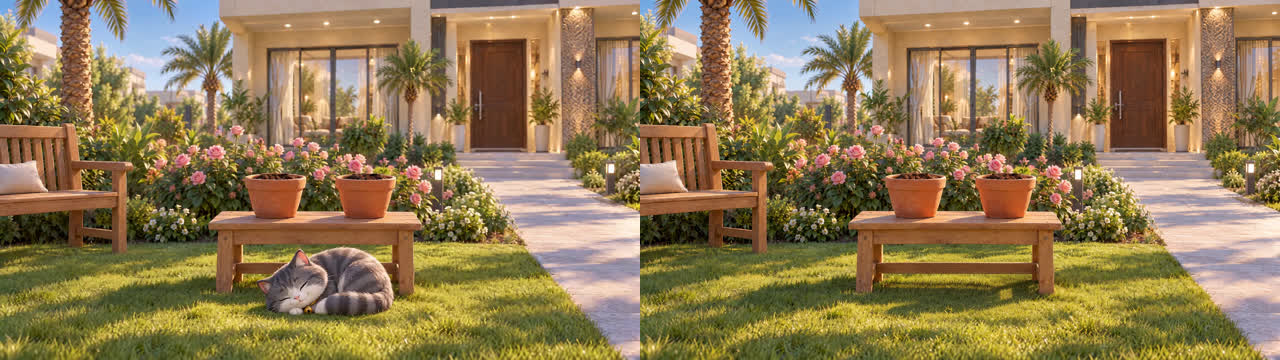
#> input picture .agents/projects/little-wonder/episodes/ep02-refs/13_garden_empty_compare.jpg, 1280 x 360 px
$ python pushcard.py episodes/ep02-refs/13_garden_empty_compare.jpg episodes/ep02-refs/12_master_family_v1.png episodes/ep02-refs/12_master_family_v1.png 1.0 1.0 1.0
#> lines starting #> are read from the running program, lines starting #| are printed output that depends on the picture
#!/usr/bin/env python3
# usage: pushcard.py FRAME.png OUT.mp4 "text" [secs=7] [zoom=1.18] [cx cy]
# Day-card made only from the real frame: slow eased push-in toward (cx,cy), card text fades in/out over a soft
# darkened band, then eased pull-back to the exact frame (so the next shot starts on the identical image).
# No new scenery is invented. Audio: birdsong from v01.mp4.
import sys, subprocess, numpy as np
from PIL import Image, ImageDraw, ImageFont, ImageFilter
fr, out, txt = sys.argv[1], sys.argv[2], sys.argv[3]
T = float(sys.argv[4]) if len(sys.argv) > 4 else 7.0; Z = float(sys.argv[5]) if len(sys.argv) > 5 else 1.18
W, H, fps = 1280, 720, 24
cx = float(sys.argv[6]) if len(sys.argv) > 6 else W*0.35; cy = float(sys.argv[7]) if len(sys.argv) > 7 else H*0.25
F = Image.open(fr).convert('RGB').resize((W, H))
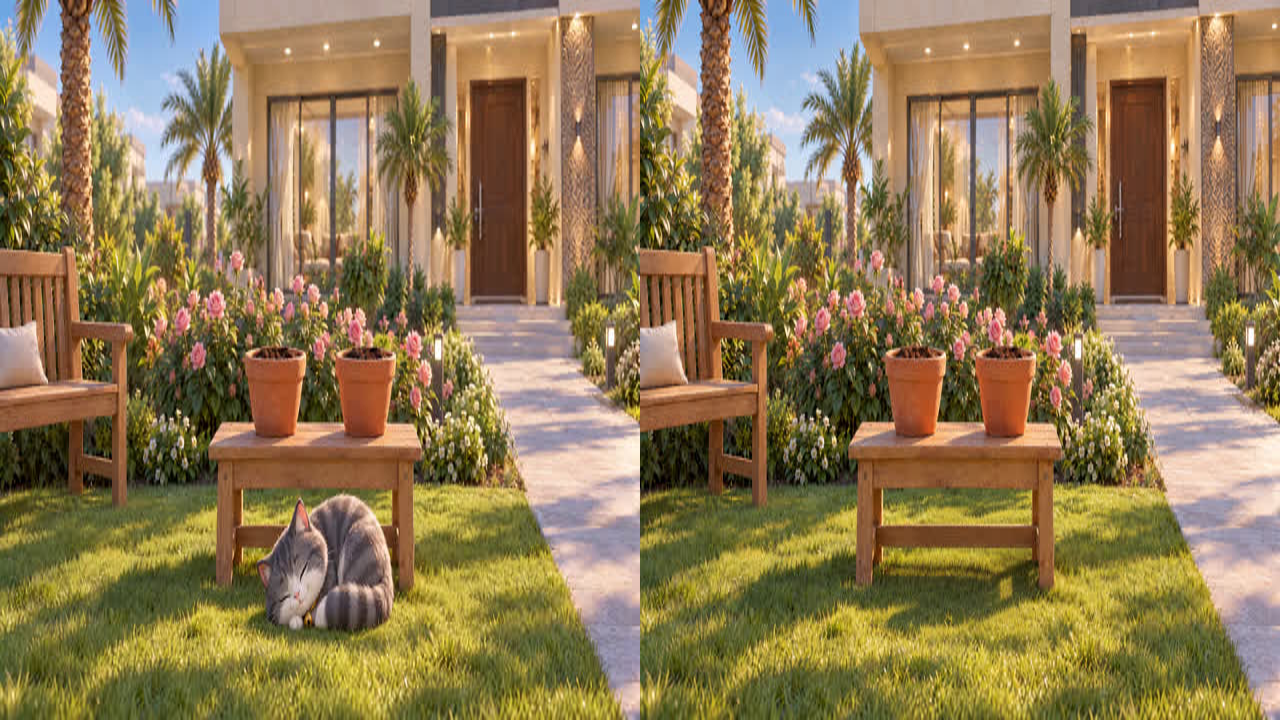
#> F: PIL image 1280x720 RGB; mean R, G, B 144.3, 122.8, 83.5
font = ImageFont.truetype("/usr/share/fonts/truetype/dejavu/DejaVuSans.ttf", 64)
lay = Image.new("RGBA", (W, H), (0, 0, 0, 0)); d = ImageDraw.Draw(lay)
#> after `lay = Image.new('RGBA', (W, H), (0, 0, 0, 0))`: lay: PIL image 1280x720 RGBA; every value is 0
w, h = d.textbbox((0, 0), txt, font=font)[2:]; pos = ((W-w)//2, (H-h)//2-40)
#> after `w, h = d.textbbox((0, 0), txt, font=font)[2:]`: w = 1453; h = 75
#> after `pos = ((W - w) // 2, (H - h) // 2 - 40)`: pos = (-87, 282)
sh = Image.new("RGBA", (W, H), (0, 0, 0, 0)); ImageDraw.Draw(sh).text((pos[0]+3, pos[1]+4), txt, font=font, fill=(30, 40, 70, 160))
#> after `ImageDraw.Draw(sh).text((pos[0] + 3, pos[1] + 4), txt, font=font, fill`:
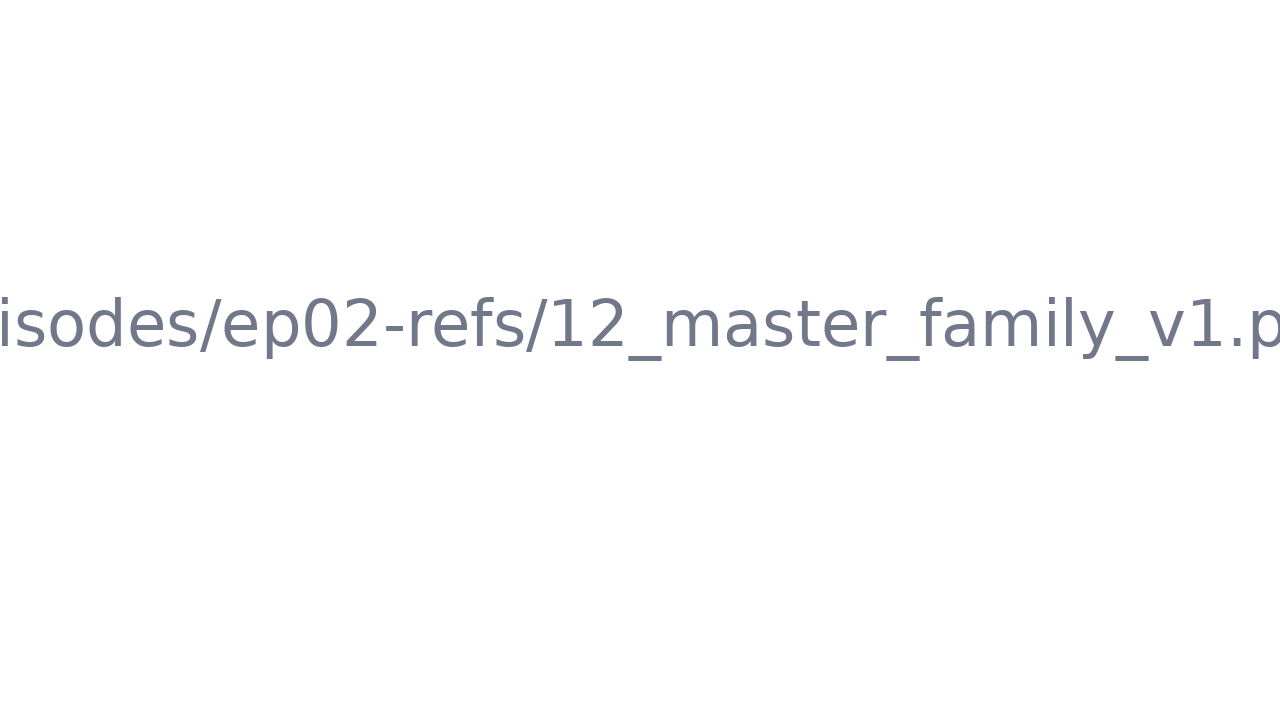
#> sh: PIL image 1280x720 RGBA; mean R, G, B, A 0.6, 0.8, 1.5, 2.8; transparent parts drawn white
sh = sh.filter(ImageFilter.GaussianBlur(4)); d.text(pos, txt, font=font, fill=(255, 255, 255, 255))
#> after `sh = sh.filter(ImageFilter.GaussianBlur(4))`:
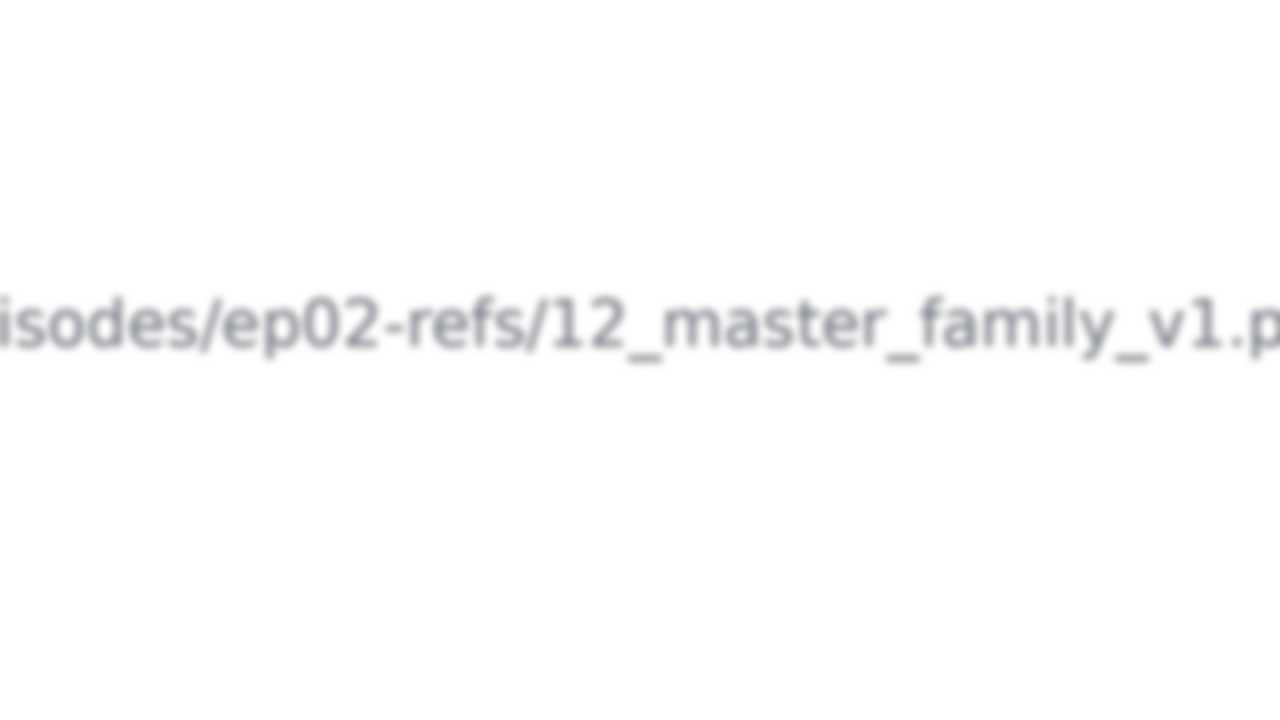
#> sh: PIL image 1280x720 RGBA; mean R, G, B, A 0.6, 0.8, 1.5, 2.8; transparent parts drawn white
textl = Image.alpha_composite(sh, lay)
ease = lambda u: 0.5-0.5*np.cos(np.pi*np.clip(u, 0, 1))
N = int(round(T*fps))
#> (the run stopped early here; a loop or call above may not have finished)

$ run again, on .agents/projects/little-wonder/episodes/ep02-refs/13_garden_empty_nextday.png
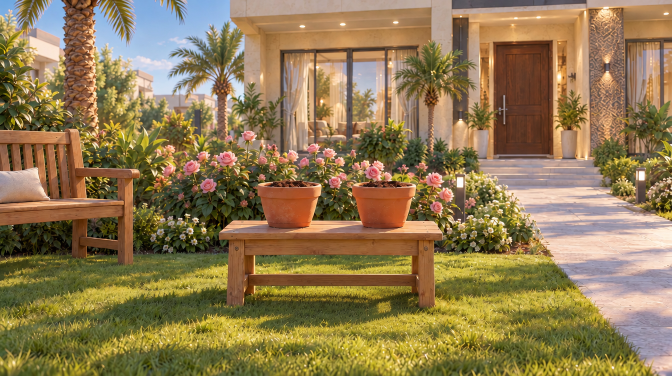
#> input picture .agents/projects/little-wonder/episodes/ep02-refs/13_garden_empty_nextday.png, 1344 x 752 px (shown at 1/2 size)
#> `F = Image.open(fr).convert('RGB').resize((W, H))`:
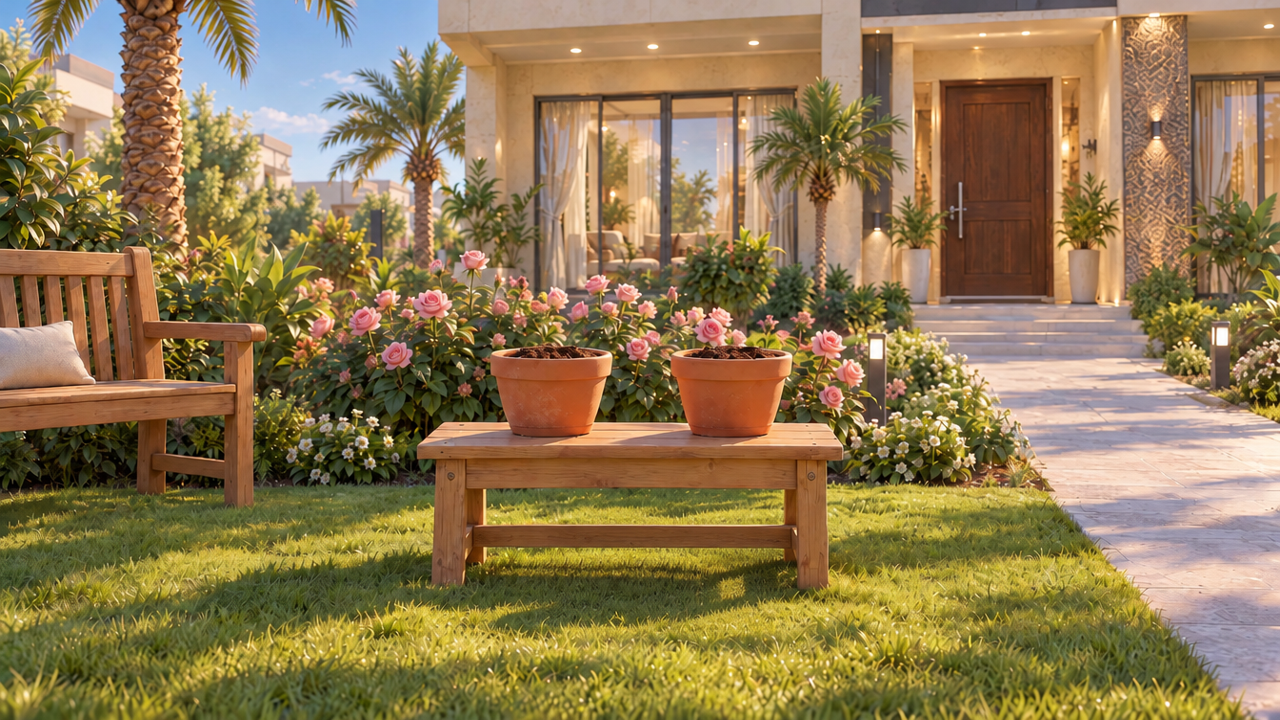
#> F: PIL image 1280x720 RGB; mean R, G, B 144.2, 122.3, 81.2
#> lay: PIL image 1280x720 RGBA; every value is 0
#> w = 1632; h = 75
#> pos = (-176, 282)
#> `sh = sh.filter(ImageFilter.GaussianBlur(4))`:
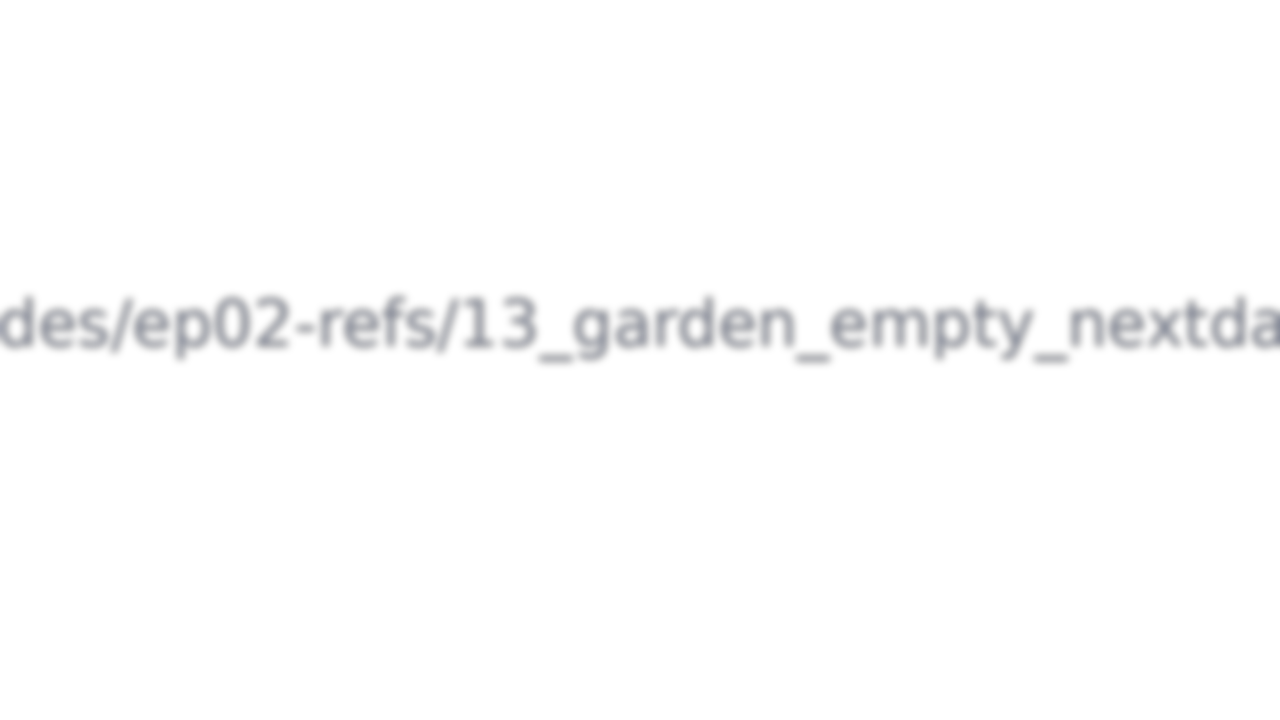
#> sh: PIL image 1280x720 RGBA; mean R, G, B, A 0.7, 0.9, 1.5, 3; transparent parts drawn white

$ run again, on .agents/projects/little-wonder/episodes/ep02-refs/ep3_garden_plate.png
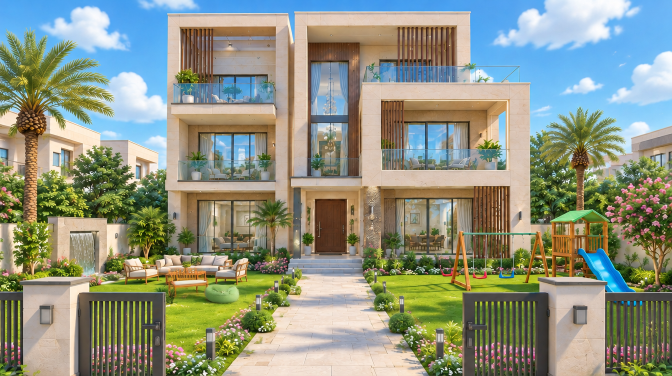
#> input picture .agents/projects/little-wonder/episodes/ep02-refs/ep3_garden_plate.png, 1344 x 752 px (shown at 1/2 size)
#> `F = Image.open(fr).convert('RGB').resize((W, H))`:
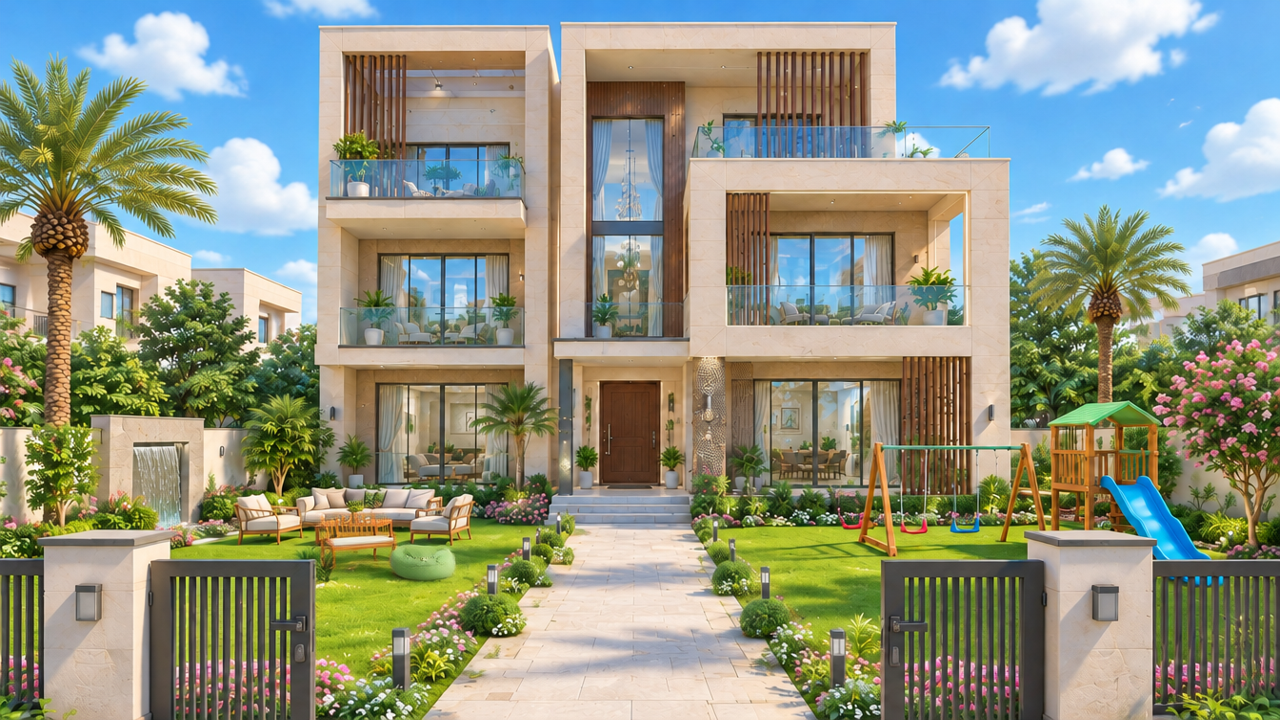
#> F: PIL image 1280x720 RGB; mean R, G, B 142.3, 147.9, 130
#> lay: PIL image 1280x720 RGBA; every value is 0
#> w = 1346; h = 75
#> pos = (-33, 282)
#> `sh = sh.filter(ImageFilter.GaussianBlur(4))`:
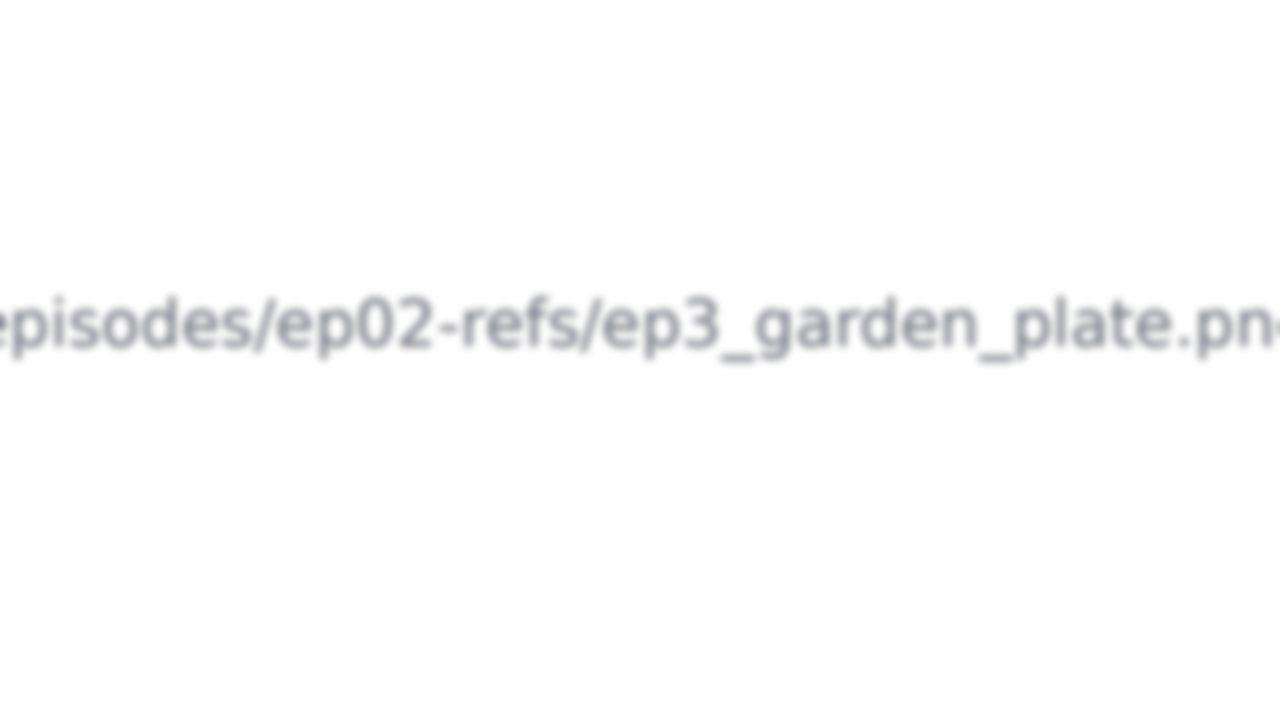
#> sh: PIL image 1280x720 RGBA; mean R, G, B, A 0.7, 0.9, 1.6, 3; transparent parts drawn white
